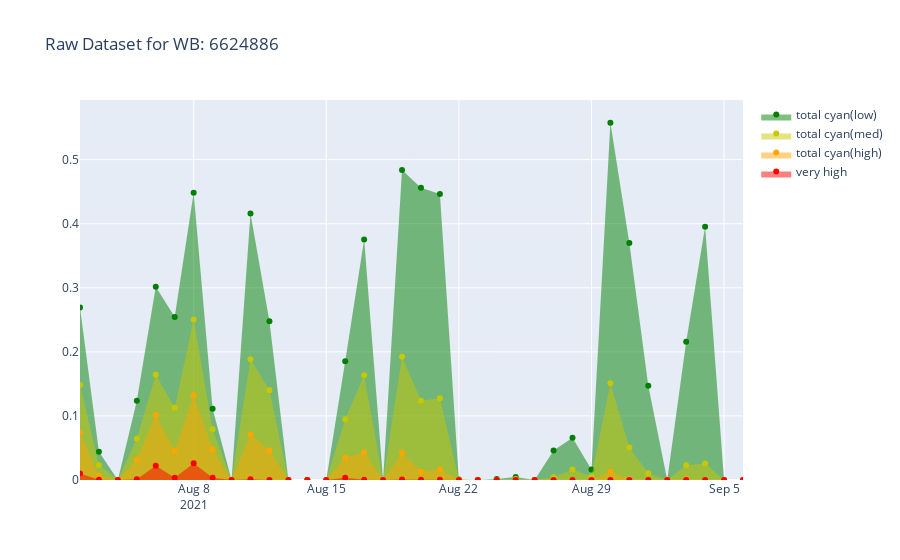

Notebook code cell kept with this figure:
### Code cell
traces2 = []
j_data = df[df["OBJECTID"] == str(objectids[0])]
for indx, t in enumerate(totals):
    traces2.append(go.Scatter(x=j_data["date"], y=j_data[t], name=t, mode='markers', fill='tozeroy', marker_color=list(color_mapping.values())[indx+1]))
fig2 = go.Figure(data=traces2)
fig2.update_layout(title={'text':f'Raw Dataset for WB: {objectids[oi]}'})
fig2.show()
